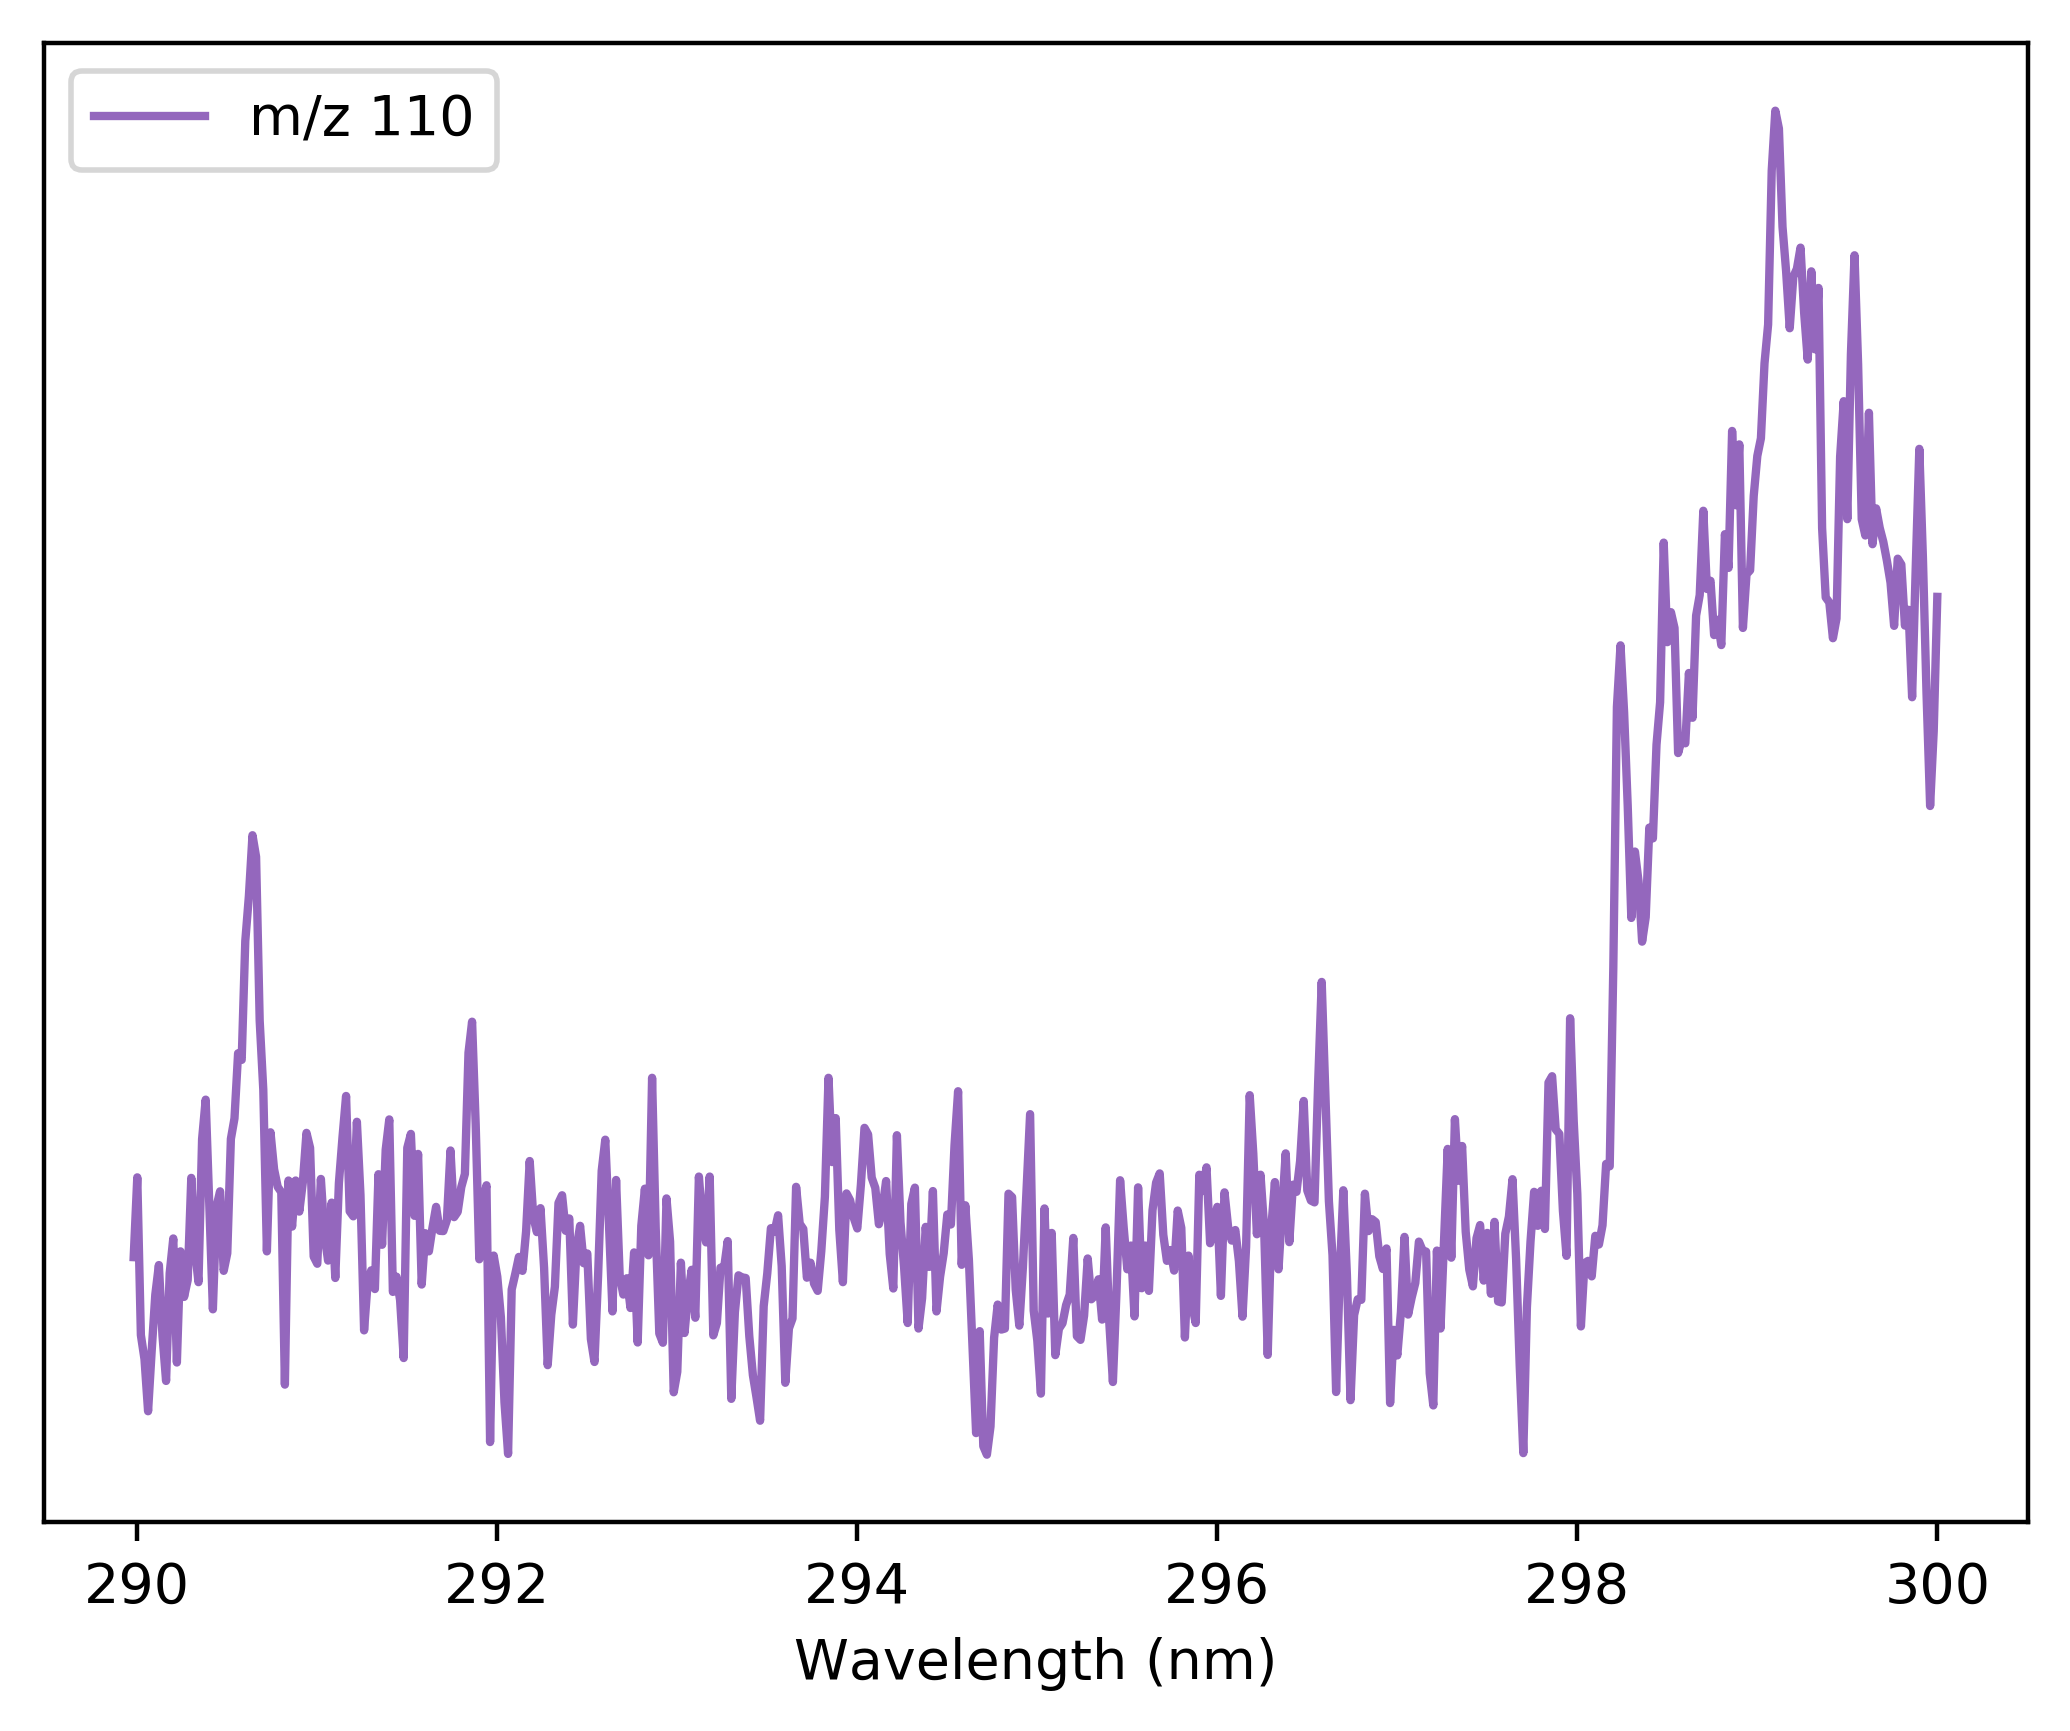

Source code (Python):
import numpy as np
import matplotlib.pyplot as plt

x,y = np.loadtxt('nu073h_110.dat',usecols=(1,2),unpack=True)
y *= -1
x *= 0.5


plt.plot(x,y,'C4',label='m/z 110')
#plt.xticks([283.5,284,284.5,285])
plt.yticks([])
plt.xlabel('Wavelength (nm)')
plt.legend()
plt.savefig('110.png',dpi=400,bbox_inches='tight')
plt.show()
